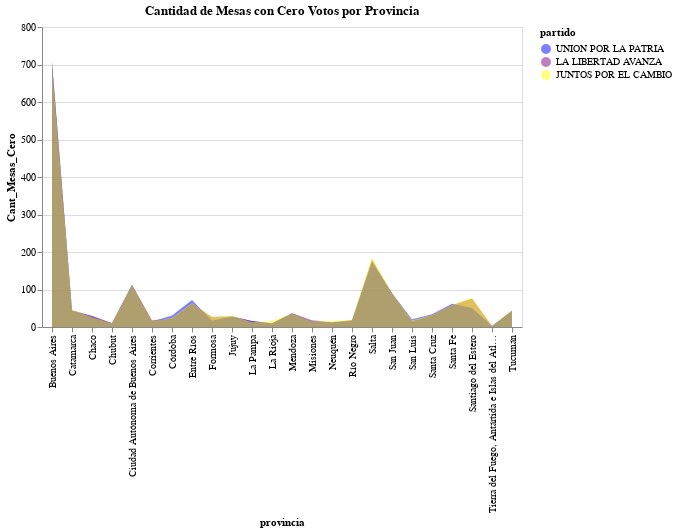

The notebook cell saved with this chart:
### Code cell
color_dict = {'UNION POR LA PATRIA': 'blue', 'LA LIBERTAD AVANZA': 'purple', 'JUNTOS POR EL CAMBIO':'Yellow' } 

alt.Chart(source_votos_0_prov).mark_area(opacity=0.5).encode(
    x="provincia:N",
    y=alt.Y("Cant_Mesas_Cero:Q").stack(None),
    color=alt.Color("partido:N", scale=alt.Scale(domain=list(color_dict.keys()), range=list(color_dict.values())))
).properties(
    title="Cantidad de Mesas con Cero Votos por Provincia")

### Figure 1 — Vega-Lite specification as saved in the notebook (floating-point values rounded to 4 significant figures)
{"config": {"view": {"continuousWidth": 300, "continuousHeight": 300}}, "data": {"name": "data-58a21d709c26d4c281151ed488eea280"}, "mark": {"type": "area", "opacity": 0.5}, "encoding": {"color": {"field": "partido", "scale": {"domain": ["UNION POR LA PATRIA", "LA LIBERTAD AVANZA", "JUNTOS POR EL CAMBIO"], "range": ["blue", "purple", "Yellow"]}, "type": "nominal"}, "x": {"field": "provincia", "type": "nominal"}, "y": {"field": "Cant_Mesas_Cero", "stack": null, "type": "quantitative"}}, "title": "Cantidad de Mesas con Cero Votos por Provincia", "$schema": "https://vega.github.io/schema/vega-lite/v5.15.1.json", "datasets": {"data-58a21d709c26d4c281151ed488eea280": [{"partido": "LA LIBERTAD AVANZA", "provincia": "San Juan", "color": "#753BBD", "Cant_Mesas_Cero": 90}, {"partido": "UNION POR LA PATRIA", "provincia": "Tierra del Fuego, Antártida e Islas del Atlántico Sur", "color": "#009CDE", "Cant_Mesas_Cero": 3}, {"partido": "UNION POR LA PATRIA", "provincia": "Ciudad Autónoma de Buenos Aires", "color": "#009CDE", "Cant_Mesas_Cero": 113}, {"partido": "UNION POR LA PATRIA", "provincia": "Misiones", "color": "#009CDE", "Cant_Mesas_Cero": 15}, {"partido": "UNION POR LA PATRIA", "provincia": "Chaco", "color": "#009CDE", "Cant_Mesas_Cero": 28}, {"partido": "UNION POR LA PATRIA", "provincia": "Formosa", "color": "#009CDE", "Cant_Mesas_Cero": 17}, {"partido": "JUNTOS POR EL CAMBIO", "provincia": "Río Negro", "color": "#FEDD00", "Cant_Mesas_Cero": 19}, {"partido": "UNION POR LA PATRIA", "provincia": "La Pampa", "color": "#009CDE", "Cant_Mesas_Cero": 16}, {"partido": "UNION POR LA PATRIA", "provincia": "San Luis", "color": "#009CDE", "Cant_Mesas_Cero": 21}, {"partido": "UNION POR LA PATRIA", "provincia": "Salta", "color": "#009CDE", "Cant_Mesas_Cero": 174}, {"partido": "UNION POR LA PATRIA", "provincia": "Jujuy", "color": "#009CDE", "Cant_Mesas_Cero": 28}, {"partido": "UNION POR LA PATRIA", "provincia": "Santiago del Estero", "color": "#009CDE", "Cant_Mesas_Cero": 51}, {"partido": "UNION POR LA PATRIA", "provincia": "Tucumán", "color": "#009CDE", "Cant_Mesas_Cero": 43}, {"partido": "LA LIBERTAD AVANZA", "provincia": "Mendoza", "color": "#753BBD", "Cant_Mesas_Cero": 37}, {"partido": "UNION POR LA PATRIA", "provincia": "Buenos Aires", "color": "#009CDE", "Cant_Mesas_Cero": 708}, {"partido": "UNION POR LA PATRIA", "provincia": "Catamarca", "color": "#009CDE", "Cant_Mesas_Cero": 44}, {"partido": "LA LIBERTAD AVANZA", "provincia": "Santa Cruz", "color": "#753BBD", "Cant_Mesas_Cero": 31}, {"partido": "JUNTOS POR EL CAMBIO", "provincia": "Santa Cruz", "color": "#FEDD00", "Cant_Mesas_Cero": 32}, {"partido": "LA LIBERTAD AVANZA", "provincia": "Corrientes", "color": "#753BBD", "Cant_Mesas_Cero": 18}, {"partido": "JUNTOS POR EL CAMBIO", "provincia": "Neuquén", "color": "#FEDD00", "Cant_Mesas_Cero": 16}, {"partido": "LA LIBERTAD AVANZA", "provincia": "Misiones", "color": "#753BBD", "Cant_Mesas_Cero": 18}, {"partido": "LA LIBERTAD AVANZA", "provincia": "Formosa", "color": "#753BBD", "Cant_Mesas_Cero": 27}, {"partido": "JUNTOS POR EL CAMBIO", "provincia": "Santiago del Estero", "color": "#FEDD00", "Cant_Mesas_Cero": 78}, {"partido": "JUNTOS POR EL CAMBIO", "provincia": "Tucumán", "color": "#FEDD00", "Cant_Mesas_Cero": 44}, {"partido": "LA LIBERTAD AVANZA", "provincia": "Catamarca", "color": "#753BBD", "Cant_Mesas_Cero": 45}, {"partido": "UNION POR LA PATRIA", "provincia": "Corrientes", "color": "#009CDE", "Cant_Mesas_Cero": 15}, {"partido": "LA LIBERTAD AVANZA", "provincia": "Santa Fe", "color": "#753BBD", "Cant_Mesas_Cero": 58}, {"partido": "LA LIBERTAD AVANZA", "provincia": "Neuquén", "color": "#753BBD", "Cant_Mesas_Cero": 13}, {"partido": "LA LIBERTAD AVANZA", "provincia": "Chubut", "color": "#753BBD", "Cant_Mesas_Cero": 11}, {"partido": "LA LIBERTAD AVANZA", "provincia": "Entre Ríos", "color": "#753BBD", "Cant_Mesas_Cero": 63}, {"partido": "JUNTOS POR EL CAMBIO", "provincia": "Jujuy", "color": "#FEDD00", "Cant_Mesas_Cero": 30}, {"partido": "LA LIBERTAD AVANZA", "provincia": "Salta", "color": "#753BBD", "Cant_Mesas_Cero": 180}, {"partido": "UNION POR LA PATRIA", "provincia": "Córdoba", "color": "#009CDE", "Cant_Mesas_Cero": 31}, {"partido": "LA LIBERTAD AVANZA", "provincia": "Tucumán", "color": "#753BBD", "Cant_Mesas_Cero": 44}, {"partido": "JUNTOS POR EL CAMBIO", "provincia": "Chubut", "color": "#FEDD00", "Cant_Mesas_Cero": 10}, {"partido": "JUNTOS POR EL CAMBIO", "provincia": "Mendoza", "color": "#FEDD00", "Cant_Mesas_Cero": 36}, {"partido": "JUNTOS POR EL CAMBIO", "provincia": "Salta", "color": "#FEDD00", "Cant_Mesas_Cero": 186}, {"partido": "JUNTOS POR EL CAMBIO", "provincia": "San Juan", "color": "#FEDD00", "Cant_Mesas_Cero": 90}, {"partido": "LA LIBERTAD AVANZA", "provincia": "Santiago del Estero", "color": "#753BBD", "Cant_Mesas_Cero": 76}, {"partido": "LA LIBERTAD AVANZA", "provincia": "Buenos Aires", "color": "#753BBD", "Cant_Mesas_Cero": 702}, {"partido": "JUNTOS POR EL CAMBIO", "provincia": "Catamarca", "color": "#FEDD00", "Cant_Mesas_Cero": 46}, {"partido": "JUNTOS POR EL CAMBIO", "provincia": "Tierra del Fuego, Antártida e Islas del Atlántico Sur", "color": "#FEDD00", "Cant_Mesas_Cero": 3}, {"partido": "UNION POR LA PATRIA", "provincia": "Río Negro", "color": "#009CDE", "Cant_Mesas_Cero": 17}, {"partido": "JUNTOS POR EL CAMBIO", "provincia": "Chaco", "color": "#FEDD00", "Cant_Mesas_Cero": 26}, {"partido": "LA LIBERTAD AVANZA", "provincia": "Tierra del Fuego, Antártida e Islas del Atlántico Sur", "color": "#753BBD", "Cant_Mesas_Cero": 3}, {"partido": "UNION POR LA PATRIA", "provincia": "Entre Ríos", "color": "#009CDE", "Cant_Mesas_Cero": 72}, {"partido": "UNION POR LA PATRIA", "provincia": "Mendoza", "color": "#009CDE", "Cant_Mesas_Cero": 37}, {"partido": "LA LIBERTAD AVANZA", "provincia": "Jujuy", "color": "#753BBD", "Cant_Mesas_Cero": 29}, {"partido": "LA LIBERTAD AVANZA", "provincia": "Córdoba", "color": "#753BBD", "Cant_Mesas_Cero": 22}, {"partido": "JUNTOS POR EL CAMBIO", "provincia": "Santa Fe", "color": "#FEDD00", "Cant_Mesas_Cero": 59}, {"partido": "UNION POR LA PATRIA", "provincia": "La Rioja", "color": "#009CDE", "Cant_Mesas_Cero": 10}, {"partido": "JUNTOS POR EL CAMBIO", "provincia": "La Rioja", "color": "#FEDD00", "Cant_Mesas_Cero": 16}, {"partido": "LA LIBERTAD AVANZA", "provincia": "Chaco", "color": "#753BBD", "Cant_Mesas_Cero": 30}, {"partido": "JUNTOS POR EL CAMBIO", "provincia": "Misiones", "color": "#FEDD00", "Cant_Mesas_Cero": 15}, {"partido": "UNION POR LA PATRIA", "provincia": "Chubut", "color": "#009CDE", "Cant_Mesas_Cero": 10}, {"partido": "LA LIBERTAD AVANZA", "provincia": "La Rioja", "color": "#753BBD", "Cant_Mesas_Cero": 10}, {"partido": "JUNTOS POR EL CAMBIO", "provincia": "Entre Ríos", "color": "#FEDD00", "Cant_Mesas_Cero": 64}, {"partido": "UNION POR LA PATRIA", "provincia": "San Juan", "color": "#009CDE", "Cant_Mesas_Cero": 90}, {"partido": "JUNTOS POR EL CAMBIO", "provincia": "Buenos Aires", "color": "#FEDD00", "Cant_Mesas_Cero": 695}, {"partido": "JUNTOS POR EL CAMBIO", "provincia": "Corrientes", "color": "#FEDD00", "Cant_Mesas_Cero": 16}, {"partido": "UNION POR LA PATRIA", "provincia": "Santa Cruz", "color": "#009CDE", "Cant_Mesas_Cero": 34}, {"partido": "UNION POR LA PATRIA", "provincia": "Santa Fe", "color": "#009CDE", "Cant_Mesas_Cero": 62}, {"partido": "JUNTOS POR EL CAMBIO", "provincia": "La Pampa", "color": "#FEDD00", "Cant_Mesas_Cero": 13}, {"partido": "JUNTOS POR EL CAMBIO", "provincia": "Formosa", "color": "#FEDD00", "Cant_Mesas_Cero": 27}, {"partido": "LA LIBERTAD AVANZA", "provincia": "Río Negro", "color": "#753BBD", "Cant_Mesas_Cero": 19}, {"partido": "UNION POR LA PATRIA", "provincia": "Neuquén", "color": "#009CDE", "Cant_Mesas_Cero": 13}, {"partido": "JUNTOS POR EL CAMBIO", "provincia": "San Luis", "color": "#FEDD00", "Cant_Mesas_Cero": 18}, {"partido": "LA LIBERTAD AVANZA", "provincia": "San Luis", "color": "#753BBD", "Cant_Mesas_Cero": 15}, {"partido": "LA LIBERTAD AVANZA", "provincia": "La Pampa", "color": "#753BBD", "Cant_Mesas_Cero": 16}, {"partido": "JUNTOS POR EL CAMBIO", "provincia": "Córdoba", "color": "#FEDD00", "Cant_Mesas_Cero": 24}, {"partido": "JUNTOS POR EL CAMBIO", "provincia": "Ciudad Autónoma de Buenos Aires", "color": "#FEDD00", "Cant_Mesas_Cero": 112}, {"partido": "LA LIBERTAD AVANZA", "provincia": "Ciudad Autónoma de Buenos Aires", "color": "#753BBD", "Cant_Mesas_Cero": 112}]}}
